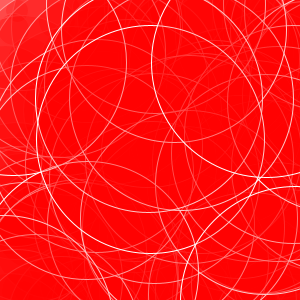
Frame 1 (no input)
Frame 60 (the mouse pressed at the canvas centre just before this capture): identical to frame 1, image omitted
Frame 120 (the mouse held since frame 60 and released just before this capture): identical to frame 1, image omitted

The Processing sketch that drew this single still picture (run headless with seeded random() and noise(); from frame 60 on, the mouse is pressed at the canvas centre):

// Processing sketch: processing_31818
// ── processing_31818.pde

//import processing.pdf.*;


float x = random(350);
float y = random(350);
float color_a =(255);
float count = 10;
// play around with the "times" number to change the amount, size
// and density of the circles.

float times = 230;
 
void setup(){  
  size(300,300);//,PDF,"final9.pdf");

  background(255);
  stroke(255);
  smooth();
  
}

void draw(){
 
while (count<times){

  count = count +1;
 
  float color_b = 100;
   
  fill (color_a,0,0,times/4);
  ellipse(x, y, count, count); 
    x = random(350);
    y = random(350);
  //println("Finished.");
  //exit();

}
}
